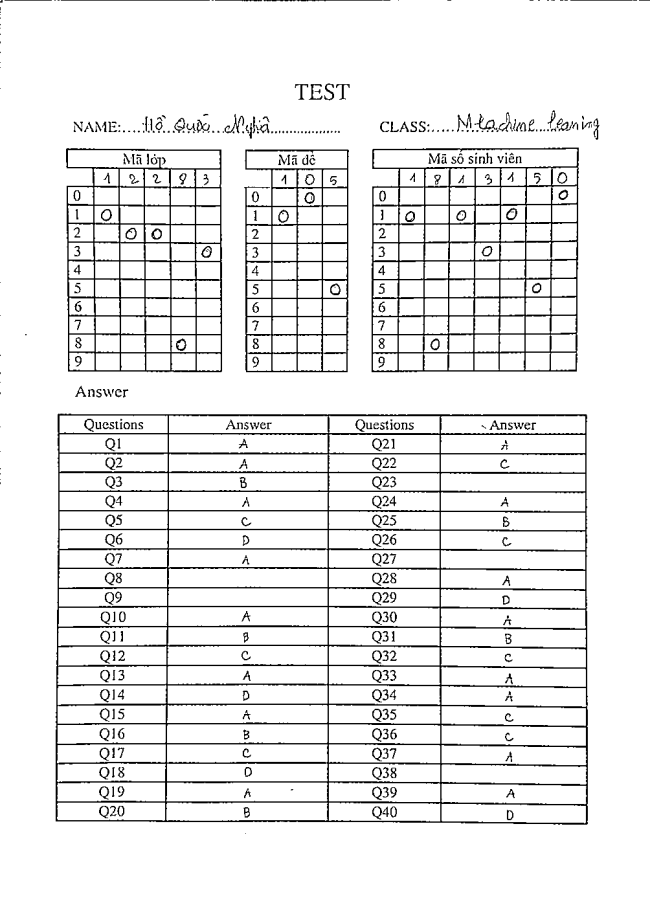
#> input picture imageTest/edit.png, 650 x 903 px
$ python -i InfomationTest.py   (imports and definitions only)
#> lines starting #> are read from the running program, lines starting #| are printed output that depends on the picture; after the words box and inside, x2 and y2 are one past the last pixel; in counts of white or black regions, pixels touching at a corner belong together
#> further down, picture is the input picture: shape (903, 650, 3); min 0, max 255, mean 235.7
import numpy as np
import cv2
import imutils


def cut_infomation(cnt,img):
    x, y, w, h = cv2.boundingRect(cnt)
    # print('centroid: ({}, {}), (width, height): ({}, {})'.format(x, y, w, h))
    # img = cv2.rectangle(img, (x, y), (x + w, y + h), (0, 255, 0), 2)
    new_img = img[y:y + h, x:x + w]
    return new_img

def cut_image(img_format):

    # convert image from BGR to GRAY to apply canny edge detection algorithm
    gray_img = cv2.cvtColor(img_format, cv2.COLOR_BGR2GRAY)

    # remove noise by blur image
    blurred = cv2.GaussianBlur(gray_img, (5, 5), 0)
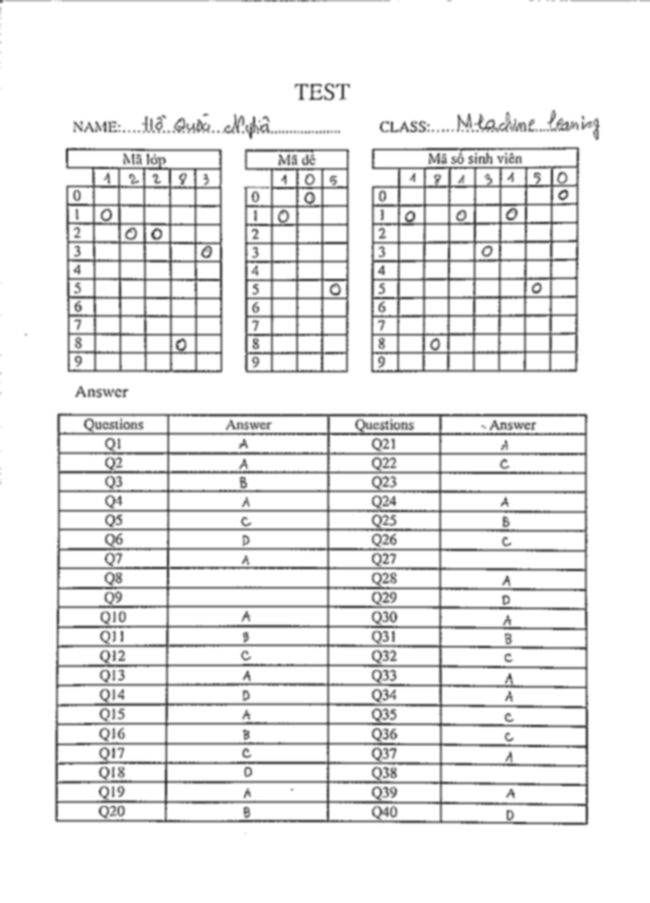
#> blurred: shape (903, 650); min 54, max 255, mean 235.7

    # apply canny edge detection algorithm
    img_canny = cv2.Canny(blurred, 100, 200)
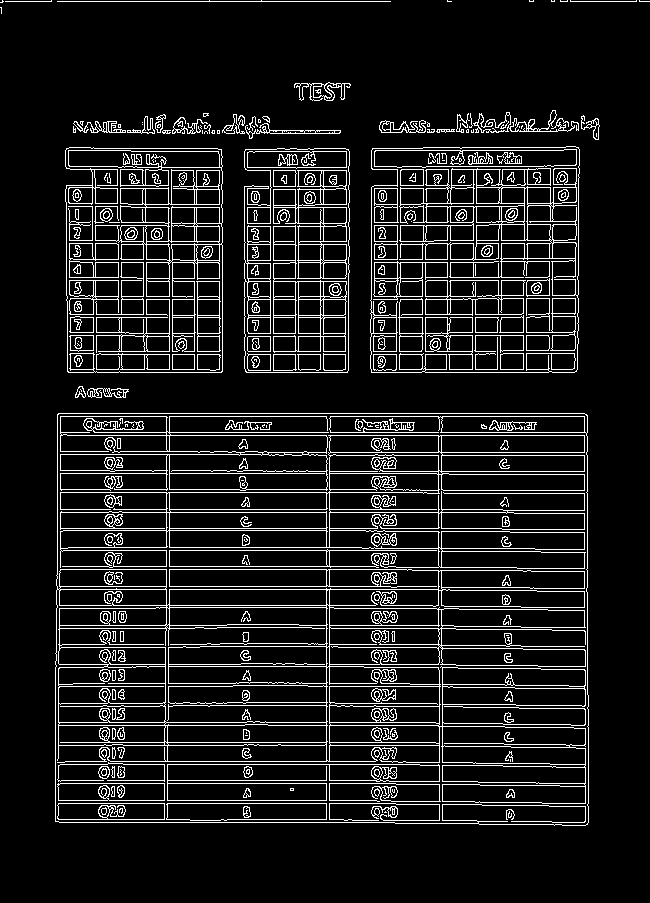
#> img_canny: shape (903, 650); 10.2% white in thin lines or dots

    # find contours
    cnts = cv2.findContours(img_canny.copy(), cv2.RETR_TREE, cv2.CHAIN_APPROX_SIMPLE)
#> cnts = 1097 contours, 325 with area under 20; largest, box (x1, y1, x2, y2) and area: (55, 413, 589, 826) 217598, (55, 413, 589, 826) 124100, (370, 146, 580, 373) 46123, (60, 435, 586, 569) 37951, (65, 147, 223, 373) 34464
    cnts = imutils.grab_contours(cnts)

    # Tìm ra diện tích của toàn bộ các contours
    area_cnt = [cv2.contourArea(cnt) for cnt in cnts]
#> area_cnt = 1097 values, max 217598 at index 0, min 0 at index 8, mean 783.9
    area_sort = np.argsort(area_cnt)[::-1]
#> area_sort = 1097 values, max 1096 at index 1030, min 0 at index 0, mean 548
    # Top 10 contour có diện tích lớn nhất
    area_sort[:10]

    img_class= img_keyTest= img_mssv= img_res=cut_infomation(cnts[area_sort[0]],img_format)
#> in cut_infomation, `x, y, w, h = cv2.boundingRect(cnt)`: x = 55; y = 413; w = 534; h = 413
#> in cut_infomation, `new_img = img[y:y + h, x:x + w]`:
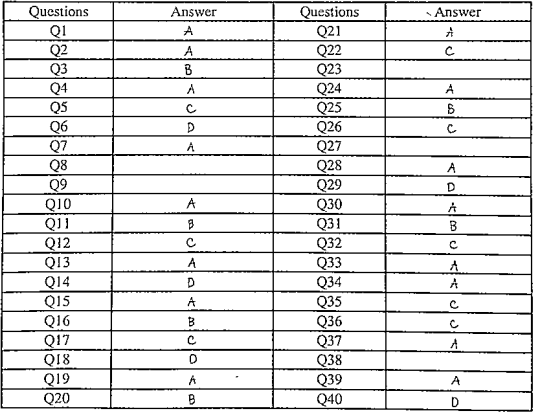
#> new_img: shape (413, 534, 3); min 0, max 255, mean 225.7

    for i in range(len(area_sort)):
        x, y, w, h = cv2.boundingRect(cnts[area_sort[i]])
        # print('centroid: ({}, {}), (width, height): ({}, {})'.format(x, y, w, h))
        # cv2.imshow("hihi",cut_infomation(cnts[area_sort[i]],img_format))
        # cv2.waitKey()
        if y>=140 and y<=150 and h>=220 and h<=230:
            if x>=63 and x<=70 and w>=155 and w<=160:
                img_class= cut_infomation(cnts[area_sort[i]],img_format)
            elif x>=243 and x<=249 and w>=105 and w<=110:
                img_keyTest=cut_infomation(cnts[area_sort[i]],img_format)
            elif x>=370 and x<=377 and w>=205 and w<=215:
                img_mssv =cut_infomation(cnts[area_sort[i]],img_format)
            else :
                print("hiihi")
#> this loop made 1097 passes
#> pass 3, in cut_infomation (call 2), `new_img = img[y:y + h, x:x + w]`:
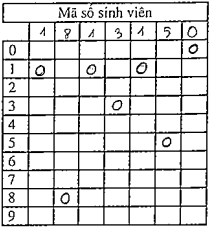
#> new_img: shape (227, 210, 3); min 0, max 255, mean 214.9

    list_coutour={"img_class": imutils.resize(img_class,width=150, height=240),
                 "img_keyTest": imutils.resize(img_keyTest,width=100, height=240),
                 "img_mssv":imutils.resize(img_mssv,width=200, height=240),
                  "img_res":imutils.resize(img_mssv,width=500, height=700)}
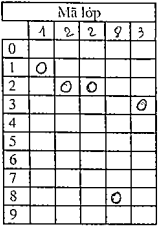
#> img_class: shape (226, 158, 3); min 0, max 255, mean 214.9
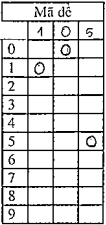
#> img_keyTest: shape (225, 106, 3); min 0, max 255, mean 213
    return list_coutour

>>> import cv2
>>> picture = cv2.imread('../imageTest/edit.png')
>>> result = cut_image(picture)
#> result = 4 items
